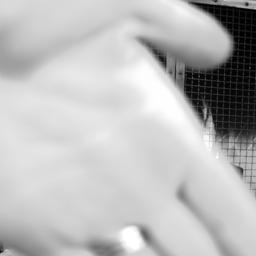
#> input picture Adaptive Embedding Idea/Hand.png, 256 x 256 px, found by its file name
$ python TestOne.py
#> lines starting #> are read from the running program, lines starting #| are printed output that depends on the picture; long printed decimals are rounded
#Imports
from PIL import Image
from scipy.stats import chi2

#Setup variables
COVER_IMAGE_PATH = r"Steganography Research\Hand.png"
STEGO_IMAGE_PATH = r"Steganography Research\Hand_Stego.png"
SECRET_PATH = r"Steganography Research\TestOneInput.txt"

#Constants - can be changed between runs
IMAGE_DIMENSIONS = (256,256)
CHUNK_OFFSET = (0,0)
CHUNK_SIZE = (32,32)
XOR_VALUE = 213

#Functions
def VisualiseGrid(grid : list):
    gridHeight = len(grid)

    for i in range(gridHeight):
        print(grid[i])

def GetPairDistribution(grid : list, percentageScaled : bool):
    gridHeight = len(grid)
    gridLength = len(grid[0])

    count = [0,0]

    for i in range(gridHeight):
        for j in range(gridLength):
            if((grid[i][j] & 1) == 0):
                count[0] += 1
            else:
                count[1] += 1

    if(percentageScaled):
        countScaled = [(count[0]/(count[0] + count[1])), (count[1]/(count[0] + count[1]))]
        return countScaled
    else:
        return count

def ChiSquareAttack(grid : list, flattened : bool = False):
    if(not flattened):
        gridFlattened = [i for s in grid for i in s]
    else:
        gridFlattened = grid
    total = 0
    df = 127

    for i in range(128):
        gridFlattenedCount = [gridFlattened.count(2*i), gridFlattened.count(2*i + 1)]

        expectedCount = (gridFlattenedCount[0] + gridFlattenedCount[1]) / 2
        if(expectedCount == 0):
            df -= 1
            continue
        total += (((gridFlattenedCount[0] - expectedCount) ** 2) / expectedCount) + (((gridFlattenedCount[1] - expectedCount) ** 2) / expectedCount)

    p_value = chi2.sf(total, df)   # survival function = 1 - cdf
    print("chi2 =", total, " df =", df, " p =", p_value)
    return p_value

#Runtime variables
coverImage = Image.open(COVER_IMAGE_PATH).convert("L")
#> coverImage is the input picture: PIL image 256x256 L; min 0, max 255, mean 187.9
stegoImage = coverImage.copy()

#Test 1 - considering only a 16 * 16 slice, finding its plane
topLeftCover = coverImage.crop((CHUNK_OFFSET[0], CHUNK_OFFSET[1], CHUNK_OFFSET[0] + CHUNK_SIZE[0], CHUNK_OFFSET[1] + CHUNK_SIZE[1]))
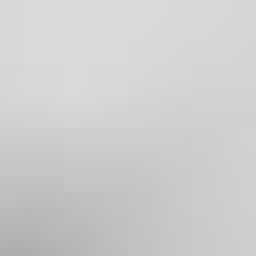
#> topLeftCover: PIL image 32x32 L (shown 8 times larger); min 174, max 218, mean 205.8

chunkPlaneCover = [[topLeftCover.getpixel((i,j)) for i in range(CHUNK_SIZE[0])] for j in range(CHUNK_SIZE[1])]
#> chunkPlaneCover = 32 items
chunkPlaneStego = [row[:] for row in chunkPlaneCover]
#> chunkPlaneStego = 32 items

#print("Cover Display : ")
#VisualiseGrid(chunkPlaneCover)

print(f"Cover Pair Distribution: {GetPairDistribution(chunkPlaneCover, False)}")
#> in GetPairDistribution, `gridHeight = len(grid)`: gridHeight = 32
#| Cover Pair Distribution: [521, 503]

print(f"Cover Chi Square Attack: {ChiSquareAttack(chunkPlaneCover)}")
#> in ChiSquareAttack, `gridFlattened = [i for s in grid for i in s]`: gridFlattened = 1024 values, max 218 at index 5, min 174 at index 992, mean 205.8
#> after the loop in ChiSquareAttack, `for i in range(128):`: df = 22; total = 53.92
#> in ChiSquareAttack, `p_value = chi2.sf(total, df)`: p_value = 0.000169
#| chi2 = 53.918  df = 22  p = 0.0001689
#| Cover Chi Square Attack: 0.0001689

#Obtaining the secret
with open(SECRET_PATH, "r") as fileHandle:
#> (reads XOR Idea/TestOneInput.txt from the repository)
    secretData = [*fileHandle.read().strip()]

#XORing the secret - for this I am going to use a custom string for testing purposes
xorB = [XOR_VALUE] * len(secretData)
xorC = [0 for _ in range(len(secretData))]

for i in range(len(secretData)):
    xorC[i] = ord(secretData[i]) ^ xorB[i]

#Dividing xorC into bit chunks
xorCDivided = [0 for _ in range(len(secretData) * 8)]

for i in range(len(secretData)):
    for j in range(7,-1,-1):
        xorCDivided[i*8 + (7-j)] = (xorC[i] & (2**j)) >> j

#print(xorCDivided)

#Flipping the chunks
chunkPlaneStegoFlattened = [i for s in chunkPlaneStego for i in s]
#> chunkPlaneStegoFlattened has the same summary as gridFlattened in ChiSquareAttack
for i in range(len(chunkPlaneStegoFlattened)):
    remainder = chunkPlaneStegoFlattened[i] % 2
    if(xorCDivided[i] == 0 and remainder == 1):
        chunkPlaneStegoFlattened[i] = chunkPlaneStegoFlattened[i] - 1
    elif(xorCDivided[i] == 1 and remainder == 0):
        chunkPlaneStegoFlattened[i] = chunkPlaneStegoFlattened[i] + 1
#> this loop made 1024 passes
#> remainder on passes 1 to 3: 0, 0, 0
#> after the loop, chunkPlaneStegoFlattened = 1024 values, max 219 at index 16, min 174 at index 993, mean 205.4

#print(f"Stego Flattened Display : {chunkPlaneStegoFlattened}")
print(f"Chi Square Attack On Stego : {ChiSquareAttack(chunkPlaneStegoFlattened, True)}")
#| chi2 = 583.206  df = 22  p = 2.895400385242907e-109
#| Chi Square Attack On Stego : 2.895400385242907e-109
